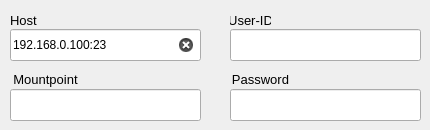
          <widget class="QWidget" name="tab_ntrip_3">
           <attribute name="title">
            <string>NTRIP Client</string>
           </attribute>
           <widget class="QLineEdit" name="lineEdit_str2str_out_ntrip_host_3">
            <property name="geometry">
             <rect>
              <x>10</x>
              <y>29</y>
              <width>191</width>
              <height>32</height>
             </rect>
            </property>
            <property name="text">
             <string>192.168.0.100:23</string>
            </property>
            <property name="clearButtonEnabled">
             <bool>true</bool>
            </property>
           </widget>
           <widget class="QLabel" name="label_87">
            <property name="geometry">
             <rect>
              <x>10</x>
              <y>69</y>
              <width>71</width>
              <height>20</height>
             </rect>
            </property>
            <property name="font">
             <font>
              <pointsize>10</pointsize>
             </font>
            </property>
            <property name="text">
             <string>Mountpoint</string>
            </property>
            <property name="alignment">
             <set>Qt::AlignCenter</set>
            </property>
           </widget>
           <widget class="QLabel" name="label_88">
            <property name="geometry">
             <rect>
              <x>230</x>
              <y>10</y>
              <width>41</width>
              <height>20</height>
             </rect>
            </property>
            <property name="font">
             <font>
              <pointsize>10</pointsize>
             </font>
            </property>
            <property name="text">
             <string>User-ID</string>
            </property>
            <property name="alignment">
             <set>Qt::AlignCenter</set>
            </property>
           </widget>
           <widget class="QLabel" name="label_89">
            <property name="geometry">
             <rect>
              <x>230</x>
              <y>69</y>
              <width>61</width>
              <height>20</height>
             </rect>
            </property>
            <property name="font">
             <font>
              <pointsize>10</pointsize>
             </font>
            </property>
            <property name="text">
             <string>Password</string>
            </property>
            <property name="alignment">
             <set>Qt::AlignCenter</set>
            </property>
           </widget>
           <widget class="QLineEdit" name="lineEdit_str2str_out_ntrip_mountpoint_3">
            <property name="geometry">
             <rect>
              <x>10</x>
              <y>89</y>
              <width>191</width>
              <height>32</height>
             </rect>
            </property>
            <property name="clearButtonEnabled">
             <bool>true</bool>
            </property>
           </widget>
           <widget class="QLineEdit" name="lineEdit_str2str_out_ntrip_pass_3">
            <property name="geometry">
             <rect>
              <x>230</x>
              <y>89</y>
              <width>191</width>
              <height>32</height>
             </rect>
            </property>
            <property name="clearButtonEnabled">
             <bool>true</bool>
            </property>
           </widget>
           <widget class="QLabel" name="label_90">
            <property name="geometry">
             <rect>
              <x>10</x>
              <y>10</y>
              <width>90</width>
              <height>21</height>
             </rect>
            </property>
            <property name="font">
             <font>
              <pointsize>10</pointsize>
              <weight>50</weight>
              <bold>false</bold>
             </font>
            </property>
            <property name="text">
             <string>Host</string>
            </property>
           </widget>
           <widget class="QLineEdit" name="lineEdit_str2str_out_ntrip_userid_3">
            <property name="geometry">
             <rect>
              <x>230</x>
              <y>29</y>
              <width>191</width>
              <height>32</height>
             </rect>
            </property>
            <property name="clearButtonEnabled">
             <bool>true</bool>
            </property>
           </widget>
          </widget>
